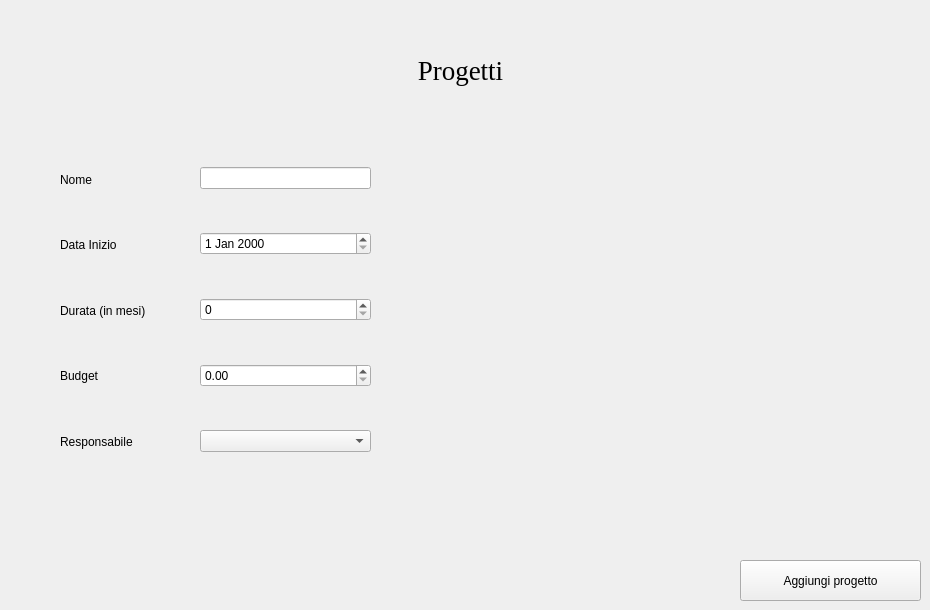
    <widget class="QWidget" name="Progetti">
     <widget class="QPushButton" name="pushButton_2">
      <property name="geometry">
       <rect>
        <x>740</x>
        <y>560</y>
        <width>181</width>
        <height>41</height>
       </rect>
      </property>
      <property name="text">
       <string>Aggiungi progetto</string>
      </property>
     </widget>
     <widget class="QLabel" name="label_28">
      <property name="geometry">
       <rect>
        <x>410</x>
        <y>50</y>
        <width>101</width>
        <height>41</height>
       </rect>
      </property>
      <property name="font">
       <font>
        <family>Georgia</family>
        <pointsize>20</pointsize>
       </font>
      </property>
      <property name="text">
       <string>Progetti</string>
      </property>
      <property name="alignment">
       <set>Qt::AlignCenter</set>
      </property>
     </widget>
     <widget class="QWidget" name="layoutWidget">
      <property name="geometry">
       <rect>
        <x>200</x>
        <y>130</y>
        <width>171</width>
        <height>361</height>
       </rect>
      </property>
      <layout class="QVBoxLayout" name="verticalLayout_7">
       <item>
        <widget class="QLineEdit" name="NomeProglineEdit"/>
       </item>
       <item>
        <widget class="QDateEdit" name="DataIniziodateEdit"/>
       </item>
       <item>
        <widget class="QSpinBox" name="DurataSpinBox">
         <property name="maximum">
          <number>12</number>
         </property>
        </widget>
       </item>
       <item>
        <widget class="QDoubleSpinBox" name="BudgetProgDoubleSpinBox">
         <property name="maximum">
          <double>10000.000000000000000</double>
         </property>
         <property name="singleStep">
          <double>0.010000000000000</double>
         </property>
        </widget>
       </item>
       <item>
        <widget class="QComboBox" name="ResponsabileComboBox"/>
       </item>
      </layout>
     </widget>
     <widget class="QWidget" name="layoutWidget">
      <property name="geometry">
       <rect>
        <x>60</x>
        <y>150</y>
        <width>141</width>
        <height>321</height>
       </rect>
      </property>
      <layout class="QVBoxLayout" name="verticalLayout_8">
       <item>
        <widget class="QLabel" name="label_23">
         <property name="text">
          <string>Nome</string>
         </property>
        </widget>
       </item>
       <item>
        <widget class="QLabel" name="label_24">
         <property name="text">
          <string>Data Inizio</string>
         </property>
        </widget>
       </item>
       <item>
        <widget class="QLabel" name="label_25">
         <property name="text">
          <string>Durata (in mesi)</string>
         </property>
        </widget>
       </item>
       <item>
        <widget class="QLabel" name="label_26">
         <property name="text">
          <string>Budget</string>
         </property>
        </widget>
       </item>
       <item>
        <widget class="QLabel" name="label_27">
         <property name="text">
          <string>Responsabile</string>
         </property>
        </widget>
       </item>
      </layout>
     </widget>
    </widget>
